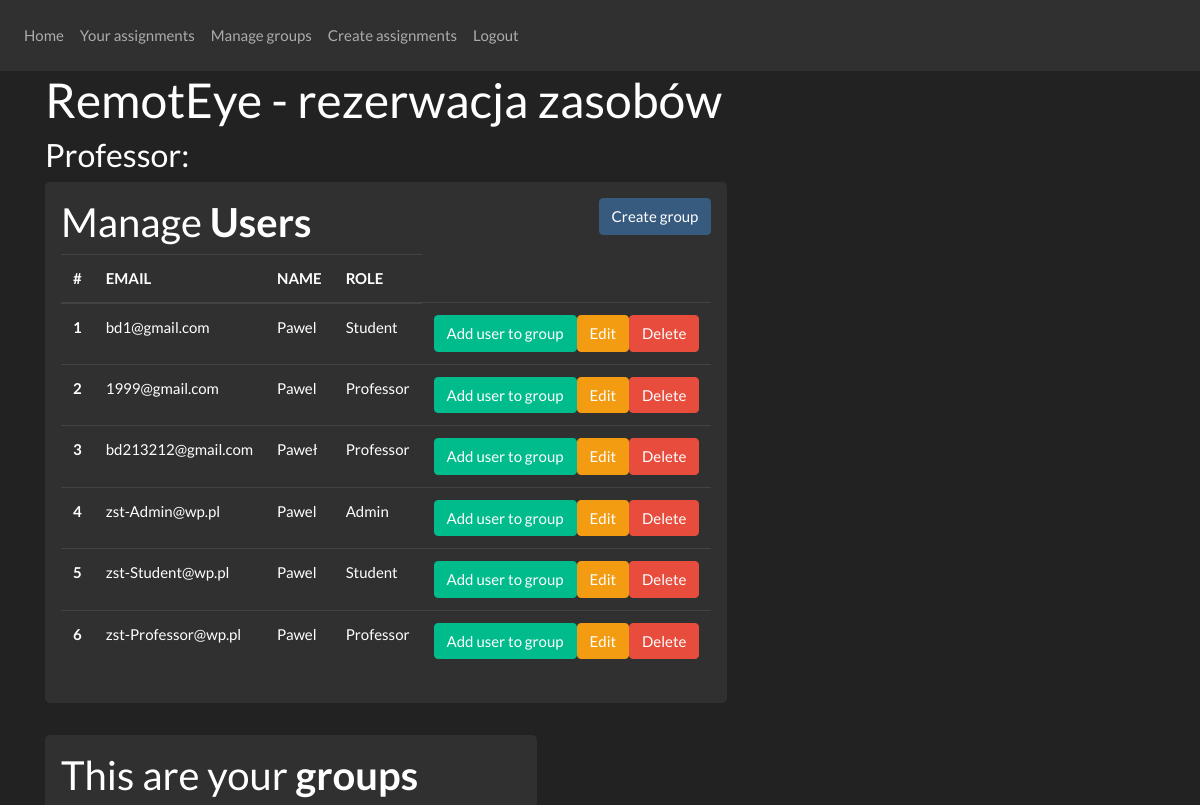
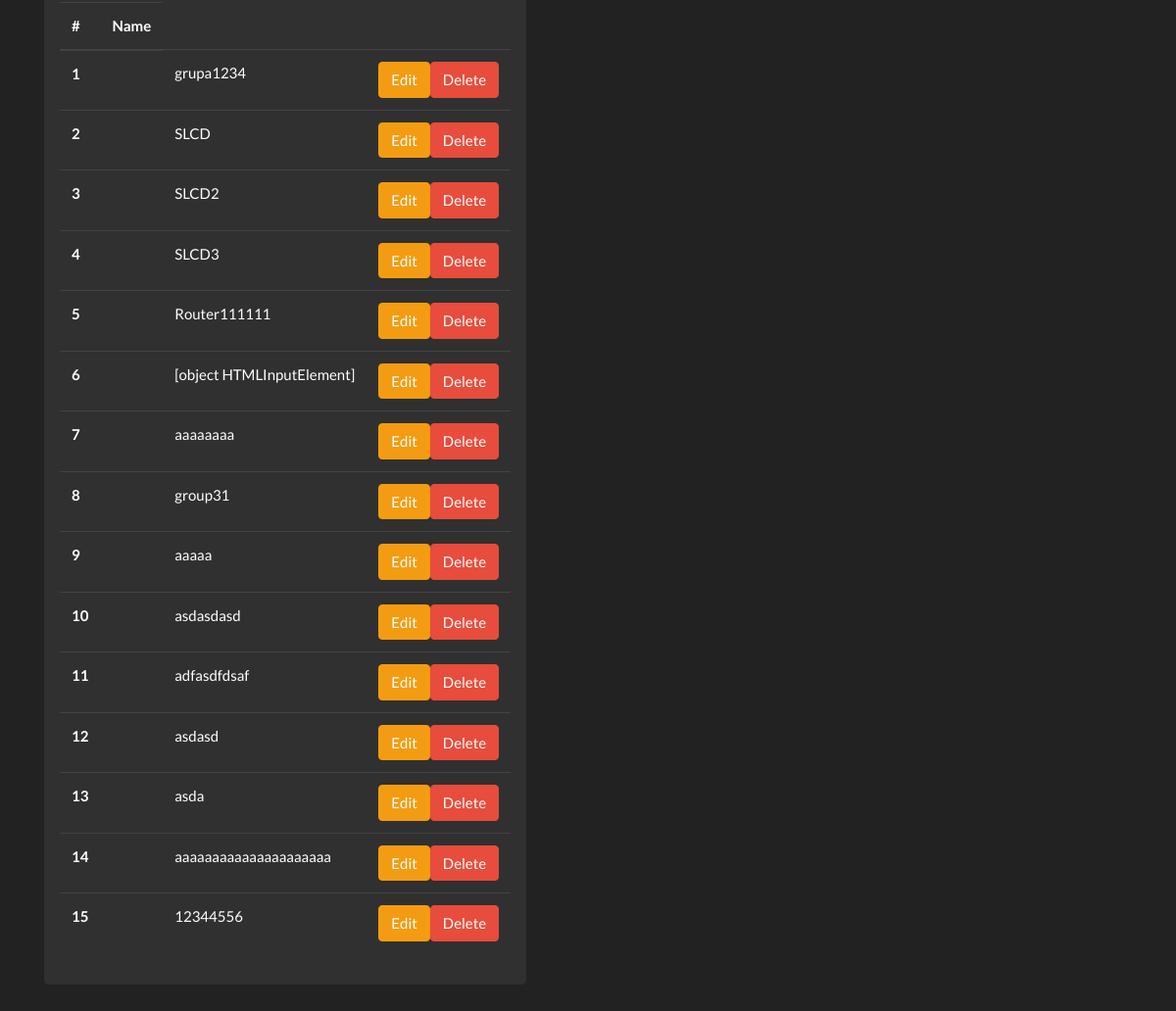
The app's page /main (signed in) with its own data (2 pictures, top to bottom).
### website/models.py (models this page shows)
class User(db.Model, UserMixin):
    id = db.Column(db.Integer, primary_key=True)
    email = db.Column(db.String(150), unique=True)
    password = db.Column(db.String(150))
    first_name = db.Column(db.String(150))
    role = db.Column(db.String)

class Group(db.Model):
    id = db.Column(db.Integer, primary_key=True)
    id_owner = db.Column(db.Integer, db.ForeignKey('user.id'))
    name_group = db.Column(db.String(150))

### website/views.py (the view)
@views.route('/main', methods=['GET'])
@login_required
def get_main_page():
    return render_template("home.html",
                           current_user=current_user,
                           users=show_users(),
                           groups=show_groups(),
                           groups_for_current_professor=show_groups_for_current_professor(),
                           user_has_permission=user_has_permission,
                           )

### website/permissions.py (called while the page is built)
def user_has_permission(permission):
    return permission in role_permissions[current_user.role]

### website/request_to_database.py (called while the page is built)
def show_users():
    results = db.session.query(User).all()
    return results

def show_groups():
    results = db.session.query(Group).all()
    return results

def show_groups_for_current_professor():
    results = filter(lambda group: group.id_owner == current_user.id, db.session.query(Group).all())
    return results

### website/templates/home.html (shortened to what this page needs)
{% extends "base.html" %}{% block title %}RemotEye - {{ current_user.role }}{% endblock %}
{% block content %}
    <h1> RemotEye - rezerwacja zasobów </h1>
    <h3> {{ current_user.role }}: </h3>
    <form method="get" action="/main">
        <div class="container">
            <div class="row">
                {% include "table-users.html" %}
                {% include "professors-groups.html" %}
            </div>
        </div>
    </form>
{% endblock %}

### website/templates/base.html (shortened to what this page needs)
<!DOCTYPE html>
<html>
<head>
    <link
            rel="stylesheet"
            href="https://stackpath.bootstrapcdn.com/bootstrap/4.4.1/css/bootstrap.min.css"
    />
    <link
            rel="stylesheet"
            href="https://cdn.jsdelivr.net/npm/bootswatch@4.5.2/dist/darkly/bootstrap.min.css"
    />
</head>
<body>
<nav class="navbar navbar-expand-lg navbar-dark bg-dark">
    <div class="collapse navbar-collapse" id="navbar">
        <div class="navbar-nav">
            {% if current_user.is_authenticated %}
                <a class="nav-item nav-link" id="home" href="/main">Home</a>
                <a class="nav-item nav-link" id="your-assignments" href="/your-assignments">Your assignments</a>
                {% if user_has_permission("manage_groups") %}
                    <a class="nav-item nav-link" id="manage-groups" href="/manage-groups">Manage groups</a>
                    <a class="nav-item nav-link" id="create-assignments" href="/create-assignments">Create assignments</a>
                {% endif %}
                <a class="nav-item nav-link" id="logout" href="/logout">Logout</a>
            {% else %}
                <a class="nav-item nav-link" id="login" href="/">Login</a>
                <a class="nav-item nav-link" id="signUp" href="/sign-up">Sign Up</a>
            {% endif %}
        </div>
    </div>
</nav>
<div class="container">{% block content %} {% endblock %}</div>
</body>
</html>

### website/templates/table-users.html (shortened to what this page needs)
{% if user_has_permission("table_users") %}
    <div class="jumbotron p-3">
        <h2> Manage <b> Users </b>
            <button type="button"
                    class="btn btn-primary float-right"
                    data-toggle="modal"
                    data-target="#create-group-modal">Create group
            </button>
        </h2>
        <table class="table table-hover table-dark">
            <thead>
            <tr>
                <th scope="col"> #</th>
                <th scope="col"> EMAIL</th>
                <th scope="col"> NAME</th>
                <th scope="col"> ROLE</th>
            </tr>
            </thead>
            {% for user in users %}
                <tr>
                    <th scope="row"> {{ user.id }} </th>
                    <td> {{ user.email }} </td>
                    <td> {{ user.first_name }} </td>
                    <td> {{ user.role }} </td>
                    <td>
                        <a href=""
                           class="btn btn-danger btn-xs float-right"
                           onclick="return confirm('Are you sure to delete?')">Delete</a>
                        <a href=""
                           class="btn btn-warning btn-xs float-right"
                           data-toggle="modal"
                           data-target="#modaledit">Edit</a>
                        <a href=""
                           class="btn btn-success btn-xs float-right"
                           data-toggle="modal"
                           data-target="#add_user_to_group"
                           id="button_add_user_to_group-{{ user.id }}"
                           onclick="sendIdButtonForUser(this.id)">Add user to group</a>
                    </td>
                </tr>
            {% endfor %}
        </table>
    </div>
{% endif %}

### website/templates/professors-groups.html
{% if user_has_permission("groups_for_current_professor") %}
    <div class="jumbotron p-3">
        <h2> This are your <b> groups </b></h2>
        <table class="table table-hover table-dark">
            <thead>
            <tr>
                <th scope="col"> #</th>
                <th scope="col"> Name</th>
            </tr>
            </thead>
            {% for group in groups_for_current_professor %}
                <tr>
                    <th scope="row"> {{ loop.index }}
                    <th>
                    <td> {{ group.name_group }} </td>
                    <td>
                        <a href="" class="btn btn-danger btn-xs float-right"
                           onclick="return confirm('Are you sure to delete?')">Delete</a>
                        <a href="" class="btn btn-warning btn-xs float-right" data-toggle="modal"
                           data-target="#modaledit">Edit</a>
                    </td>
                </tr>
            {% endfor %}
        </table>
    </div>
{% endif %}

### records on screen
User: role "Professor", id "6", email "zst-Professor@wp.pl", first_name "Pawel"
User: id "1", email "bd1@gmail.com", first_name "Pawel", role "Student"
User: id "2", email "1999@gmail.com", first_name "Pawel", role "Professor"
User: id "3", email "bd213212@gmail.com", first_name "Paweł", role "Professor"
User: id "4", email "zst-Admin@wp.pl", first_name "Pawel", role "Admin"
User: id "5", email "zst-Student@wp.pl", first_name "Pawel", role "Student"
Group: name_group "grupa1234"
Group: name_group "SLCD"
Group: name_group "SLCD2"
Group: name_group "SLCD3"
Group: name_group "Router111111"
Group: name_group "[object HTMLInputElement]"
Group: name_group "aaaaaaaa"
Group: name_group "group31"
Group: name_group "aaaaa"
Group: name_group "asdasdasd"
Group: name_group "adfasdfdsaf"
Group: name_group "asdasd"
Group: name_group "asda"
Group: name_group "aaaaaaaaaaaaaaaaaaaaa"
Group: name_group "12344556"
